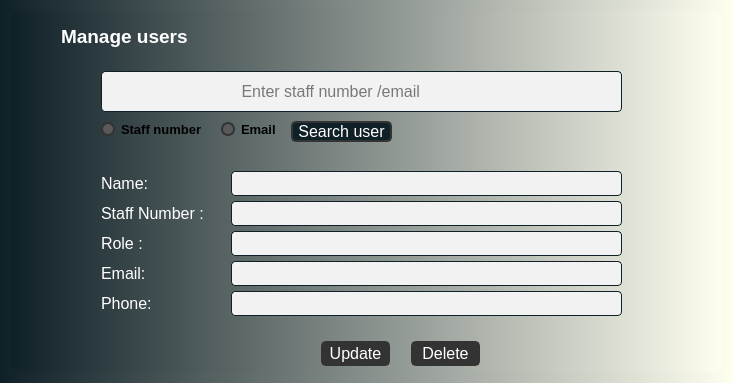
                   <widget class="QWidget" name="manage_users">
                    <property name="styleSheet">
                     <string notr="true">background-color: qlineargradient(spread:pad, x1:0, y1:0, x2:1, y2:0, stop:0 rgba(15, 32, 39, 255), stop:1 rgba(255, 255, 240, 255));</string>
                    </property>
                    <layout class="QGridLayout" name="gridLayout_9">
                     <item row="0" column="0">
                      <widget class="QFrame" name="frame_7">
                       <property name="minimumSize">
                        <size>
                         <width>711</width>
                         <height>361</height>
                        </size>
                       </property>
                       <property name="maximumSize">
                        <size>
                         <width>711</width>
                         <height>361</height>
                        </size>
                       </property>
                       <property name="styleSheet">
                        <string notr="true">QFrame{
background-color: qlineargradient(spread:pad, x1:0, y1:0, x2:1, y2:0, stop:0 rgba(15, 32, 39, 255), stop:1 rgba(255, 255, 240, 255));
border-radius:10px;
box-shadow: 0 3px 10px rgb(0 0 0 / 0.2);
}
QLineEdit {
 color:black;
 border:1px solid #0f2027;
 border-radius:4px;
 background:#f2f2f2;
}
QLineEdit:hover {

 border:2px solid  #33cc33;
 border-radius:4px;
 background: #ffffff;
}
QLabel{
background-color:transparent;
color:white;
font: 75 12pt &quot;Arial&quot;;
}
QLabel:hover{
 color:#33cc33;
}

QRadioButton {
    background#0f2027;
    color:white;
} 
QRadioButton::indicator {
    width:10px;
    height:10px;
    border-radius: 7px; }
QRadioButton::indicator:checked {
    background-color:#33cc33;
    border: 2px solid rgb(51,51,51);
}
QRadioButton::indicator:unchecked {
    background-color:rgb(91,90,90);
    border:2px solid rgb(51,51,51);
}

</string>
                       </property>
                       <property name="frameShape">
                        <enum>QFrame::StyledPanel</enum>
                       </property>
                       <property name="frameShadow">
                        <enum>QFrame::Raised</enum>
                       </property>
                       <widget class="QPushButton" name="bn_android_contact_edit_2">
                        <property name="geometry">
                         <rect>
                          <x>310</x>
                          <y>330</y>
                          <width>69</width>
                          <height>25</height>
                         </rect>
                        </property>
                        <property name="minimumSize">
                         <size>
                          <width>69</width>
                          <height>25</height>
                         </size>
                        </property>
                        <property name="maximumSize">
                         <size>
                          <width>69</width>
                          <height>25</height>
                         </size>
                        </property>
                        <property name="font">
                         <font>
                          <family>Segoe UI</family>
                          <pointsize>12</pointsize>
                         </font>
                        </property>
                        <property name="cursor">
                         <cursorShape>PointingHandCursor</cursorShape>
                        </property>
                        <property name="statusTip">
                         <string>Update user</string>
                        </property>
                        <property name="styleSheet">
                         <string notr="true">QPushButton {
	border: 2px solid rgb(51,51,51);
	border-radius: 5px;	
	color:rgb(255,255,255);
	background-color: rgb(51,51,51);
}
QPushButton:hover {
	border: 2px solid rgb(0,143,150);
	background-color: rgb(0,143,150);
}
QPushButton:pressed {	
	border: 2px solid rgb(0,143,150);
	background-color: rgb(51,51,51);
}

QPushButton:disabled {	
	border-radius: 5px;	
	border: 2px solid rgb(112,112,112);
	background-color: rgb(112,112,112);
}</string>
                        </property>
                        <property name="text">
                         <string>Update</string>
                        </property>
                       </widget>
                       <widget class="QPushButton" name="bn_android_contact_delete_2">
                        <property name="geometry">
                         <rect>
                          <x>400</x>
                          <y>330</y>
                          <width>69</width>
                          <height>25</height>
                         </rect>
                        </property>
                        <property name="minimumSize">
                         <size>
                          <width>69</width>
                          <height>25</height>
                         </size>
                        </property>
                        <property name="maximumSize">
                         <size>
                          <width>69</width>
                          <height>25</height>
                         </size>
                        </property>
                        <property name="font">
                         <font>
                          <family>Segoe UI</family>
                          <pointsize>12</pointsize>
                         </font>
                        </property>
                        <property name="cursor">
                         <cursorShape>PointingHandCursor</cursorShape>
                        </property>
                        <property name="toolTip">
                         <string>Delete user.</string>
                        </property>
                        <property name="styleSheet">
                         <string notr="true">QPushButton {
	border: 2px solid rgb(51,51,51);
	border-radius: 5px;	
	color:rgb(255,255,255);
	background-color: rgb(51,51,51);
}
QPushButton:hover {
	border: 2px solid rgb(112,0,0);
	background-color: rgb(112,0,0);
}
QPushButton:pressed {	
	border: 2px solid rgb(112,0,0);
	background-color: rgb(51,51,51);
}

QPushButton:disabled {	
	border-radius: 5px;	
	border: 2px solid rgb(112,112,112);
	background-color: rgb(112,112,112);
}</string>
                        </property>
                        <property name="text">
                         <string>Delete</string>
                        </property>
                       </widget>
                       <widget class="QLabel" name="label_9">
                        <property name="geometry">
                         <rect>
                          <x>90</x>
                          <y>190</y>
                          <width>121</width>
                          <height>25</height>
                         </rect>
                        </property>
                        <property name="font">
                         <font>
                          <family>Arial</family>
                          <pointsize>12</pointsize>
                          <weight>9</weight>
                          <italic>false</italic>
                          <bold>false</bold>
                         </font>
                        </property>
                        <property name="styleSheet">
                         <string notr="true"/>
                        </property>
                        <property name="text">
                         <string>Staff Number :</string>
                        </property>
                       </widget>
                       <widget class="QLabel" name="label_11">
                        <property name="geometry">
                         <rect>
                          <x>90</x>
                          <y>250</y>
                          <width>113</width>
                          <height>25</height>
                         </rect>
                        </property>
                        <property name="font">
                         <font>
                          <family>Arial</family>
                          <pointsize>12</pointsize>
                          <weight>9</weight>
                          <italic>false</italic>
                          <bold>false</bold>
                         </font>
                        </property>
                        <property name="styleSheet">
                         <string notr="true"/>
                        </property>
                        <property name="text">
                         <string>Email:</string>
                        </property>
                       </widget>
                       <widget class="QLabel" name="lab_android_contact_2">
                        <property name="geometry">
                         <rect>
                          <x>50</x>
                          <y>10</y>
                          <width>171</width>
                          <height>31</height>
                         </rect>
                        </property>
                        <property name="minimumSize">
                         <size>
                          <width>0</width>
                          <height>0</height>
                         </size>
                        </property>
                        <property name="maximumSize">
                         <size>
                          <width>16777215</width>
                          <height>55</height>
                         </size>
                        </property>
                        <property name="font">
                         <font>
                          <family>Arial</family>
                          <pointsize>12</pointsize>
                          <weight>9</weight>
                          <italic>false</italic>
                          <bold>false</bold>
                         </font>
                        </property>
                        <property name="styleSheet">
                         <string notr="true">color:rgb(255,255,255);</string>
                        </property>
                        <property name="text">
                         <string>&lt;html&gt;&lt;head/&gt;&lt;body&gt;&lt;p&gt;&lt;span style=&quot; font-size:14pt; font-weight:600;&quot;&gt;Manage users &lt;/span&gt;&lt;/p&gt;&lt;/body&gt;&lt;/html&gt;</string>
                        </property>
                       </widget>
                       <widget class="QLabel" name="label_13">
                        <property name="geometry">
                         <rect>
                          <x>90</x>
                          <y>160</y>
                          <width>71</width>
                          <height>25</height>
                         </rect>
                        </property>
                        <property name="font">
                         <font>
                          <family>Arial</family>
                          <pointsize>12</pointsize>
                          <weight>9</weight>
                          <italic>false</italic>
                          <bold>false</bold>
                         </font>
                        </property>
                        <property name="styleSheet">
                         <string notr="true"/>
                        </property>
                        <property name="text">
                         <string>Name: </string>
                        </property>
                       </widget>
                       <widget class="QLabel" name="label_14">
                        <property name="geometry">
                         <rect>
                          <x>90</x>
                          <y>280</y>
                          <width>111</width>
                          <height>25</height>
                         </rect>
                        </property>
                        <property name="font">
                         <font>
                          <family>Arial</family>
                          <pointsize>12</pointsize>
                          <weight>9</weight>
                          <italic>false</italic>
                          <bold>false</bold>
                         </font>
                        </property>
                        <property name="styleSheet">
                         <string notr="true"/>
                        </property>
                        <property name="text">
                         <string>Phone:</string>
                        </property>
                       </widget>
                       <widget class="QLabel" name="label_15">
                        <property name="geometry">
                         <rect>
                          <x>90</x>
                          <y>220</y>
                          <width>111</width>
                          <height>25</height>
                         </rect>
                        </property>
                        <property name="font">
                         <font>
                          <family>Arial</family>
                          <pointsize>12</pointsize>
                          <weight>9</weight>
                          <italic>false</italic>
                          <bold>false</bold>
                         </font>
                        </property>
                        <property name="styleSheet">
                         <string notr="true"/>
                        </property>
                        <property name="text">
                         <string>&lt;html&gt;&lt;head/&gt;&lt;body&gt;&lt;p&gt;Role :&lt;/p&gt;&lt;/body&gt;&lt;/html&gt;</string>
                        </property>
                       </widget>
                       <widget class="QLineEdit" name="lineEdit_7">
                        <property name="geometry">
                         <rect>
                          <x>220</x>
                          <y>160</y>
                          <width>391</width>
                          <height>25</height>
                         </rect>
                        </property>
                        <property name="minimumSize">
                         <size>
                          <width>300</width>
                          <height>25</height>
                         </size>
                        </property>
                        <property name="styleSheet">
                         <string notr="true">QLineEdit#lineEdit_7:hover{
border: 1px solid #0f2027;
}</string>
                        </property>
                        <property name="readOnly">
                         <bool>true</bool>
                        </property>
                        <property name="clearButtonEnabled">
                         <bool>true</bool>
                        </property>
                       </widget>
                       <widget class="QLineEdit" name="lineEdit_8">
                        <property name="geometry">
                         <rect>
                          <x>220</x>
                          <y>190</y>
                          <width>391</width>
                          <height>25</height>
                         </rect>
                        </property>
                        <property name="minimumSize">
                         <size>
                          <width>300</width>
                          <height>25</height>
                         </size>
                        </property>
                        <property name="styleSheet">
                         <string notr="true">QLineEdit#lineEdit_8:hover{
border: 1px solid #0f2027;
}</string>
                        </property>
                        <property name="readOnly">
                         <bool>true</bool>
                        </property>
                        <property name="clearButtonEnabled">
                         <bool>true</bool>
                        </property>
                       </widget>
                       <widget class="QLineEdit" name="lineEdit_9">
                        <property name="geometry">
                         <rect>
                          <x>220</x>
                          <y>220</y>
                          <width>391</width>
                          <height>25</height>
                         </rect>
                        </property>
                        <property name="minimumSize">
                         <size>
                          <width>300</width>
                          <height>25</height>
                         </size>
                        </property>
                        <property name="clearButtonEnabled">
                         <bool>true</bool>
                        </property>
                       </widget>
                       <widget class="QLineEdit" name="lineEdit_11">
                        <property name="geometry">
                         <rect>
                          <x>220</x>
                          <y>250</y>
                          <width>391</width>
                          <height>25</height>
                         </rect>
                        </property>
                        <property name="minimumSize">
                         <size>
                          <width>300</width>
                          <height>25</height>
                         </size>
                        </property>
                        <property name="clearButtonEnabled">
                         <bool>true</bool>
                        </property>
                       </widget>
                       <widget class="QLineEdit" name="lineEdit_12">
                        <property name="geometry">
                         <rect>
                          <x>220</x>
                          <y>280</y>
                          <width>391</width>
                          <height>25</height>
                         </rect>
                        </property>
                        <property name="minimumSize">
                         <size>
                          <width>300</width>
                          <height>25</height>
                         </size>
                        </property>
                        <property name="clearButtonEnabled">
                         <bool>true</bool>
                        </property>
                       </widget>
                       <widget class="QLineEdit" name="lineEdit_13">
                        <property name="geometry">
                         <rect>
                          <x>90</x>
                          <y>60</y>
                          <width>521</width>
                          <height>41</height>
                         </rect>
                        </property>
                        <property name="minimumSize">
                         <size>
                          <width>300</width>
                          <height>25</height>
                         </size>
                        </property>
                        <property name="font">
                         <font>
                          <family>Arial</family>
                          <pointsize>12</pointsize>
                         </font>
                        </property>
                        <property name="placeholderText">
                         <string>                               Enter staff number /email</string>
                        </property>
                        <property name="clearButtonEnabled">
                         <bool>true</bool>
                        </property>
                       </widget>
                       <widget class="QPushButton" name="btn_search_2">
                        <property name="geometry">
                         <rect>
                          <x>280</x>
                          <y>110</y>
                          <width>101</width>
                          <height>21</height>
                         </rect>
                        </property>
                        <property name="minimumSize">
                         <size>
                          <width>0</width>
                          <height>0</height>
                         </size>
                        </property>
                        <property name="maximumSize">
                         <size>
                          <width>333443</width>
                          <height>349839</height>
                         </size>
                        </property>
                        <property name="font">
                         <font>
                          <family>Segoe UI</family>
                          <pointsize>12</pointsize>
                         </font>
                        </property>
                        <property name="cursor">
                         <cursorShape>PointingHandCursor</cursorShape>
                        </property>
                        <property name="toolTip">
                         <string>Search user.</string>
                        </property>
                        <property name="styleSheet">
                         <string notr="true">QPushButton {
	border: 2px solid rgb(51,51,51);
	border-radius: 5px;	
	color:rgb(255,255,255);
	background-color:#0f2027;
}
QPushButton:hover {
	border: 2px solid rgb(0,143,150);
	background-color: rgb(0,143,150);
}
QPushButton:pressed {	
	border: 2px solid rgb(0,143,150);
	background-color: rgb(51,51,51);
}

QPushButton:disabled {	
	border-radius: 5px;	
	border: 2px solid rgb(112,112,112);
	background-color: rgb(112,112,112);
}</string>
                        </property>
                        <property name="text">
                         <string>Search user</string>
                        </property>
                       </widget>
                       <widget class="QRadioButton" name="radioButton_5">
                        <property name="geometry">
                         <rect>
                          <x>90</x>
                          <y>110</y>
                          <width>111</width>
                          <height>17</height>
                         </rect>
                        </property>
                        <property name="font">
                         <font>
                          <family>Arial</family>
                          <pointsize>10</pointsize>
                          <weight>75</weight>
                          <bold>true</bold>
                         </font>
                        </property>
                        <property name="styleSheet">
                         <string notr="true">background:transparent;
color:black;
</string>
                        </property>
                        <property name="text">
                         <string>Staff number</string>
                        </property>
                       </widget>
                       <widget class="QRadioButton" name="radioButton_6">
                        <property name="geometry">
                         <rect>
                          <x>210</x>
                          <y>110</y>
                          <width>82</width>
                          <height>17</height>
                         </rect>
                        </property>
                        <property name="font">
                         <font>
                          <family>Arial</family>
                          <pointsize>10</pointsize>
                          <weight>75</weight>
                          <bold>true</bold>
                         </font>
                        </property>
                        <property name="styleSheet">
                         <string notr="true">background:transparent;
color:black;
</string>
                        </property>
                        <property name="text">
                         <string>Email</string>
                        </property>
                       </widget>
                      </widget>
                     </item>
                    </layout>
                   </widget>
